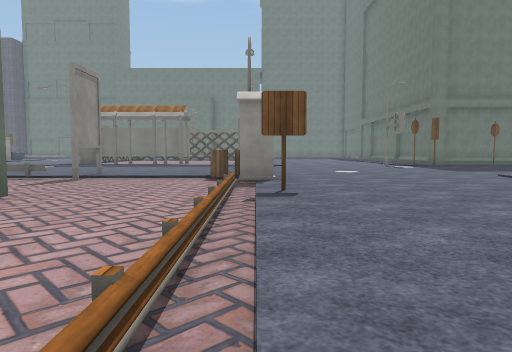
View 1 (above)

24 first-person views from a walk through a 3-D level made in the Unity game engine. The camera is 1.3 m above the floor, tilts 4° down and sees 70° across. The floor is counted in squares, 2 m on a side. Each view is taken from the middle of a square. On the plan, view 1 faces up. The plan holds only what a view shows up to about 11 squares ahead; the rest is blank. The place goes on beyond the plan. The player is left out. Some surface patterns are stand-ins.

View 2
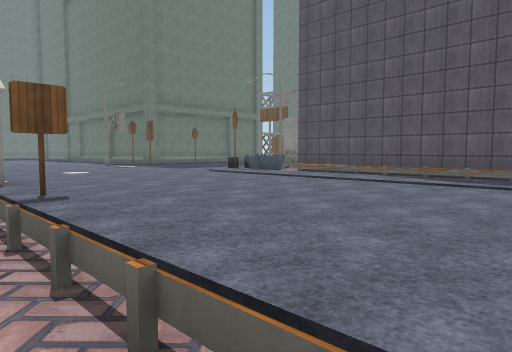

View 3
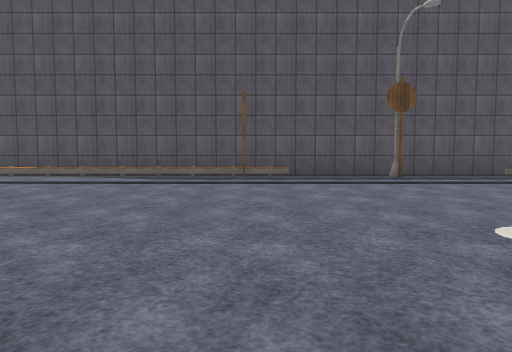

View 4
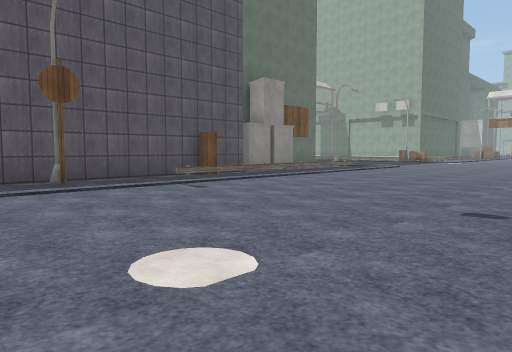

View 5
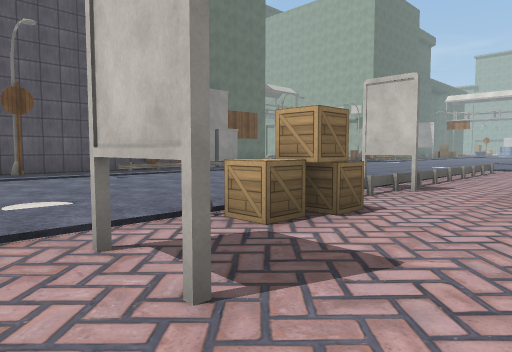

View 6
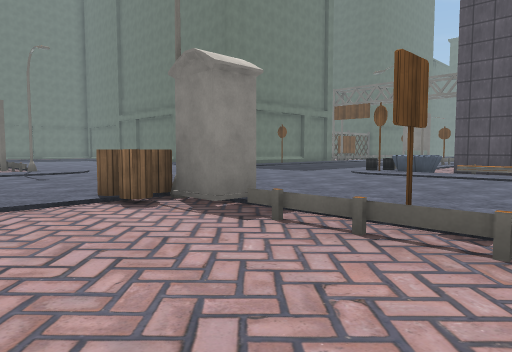

View 7
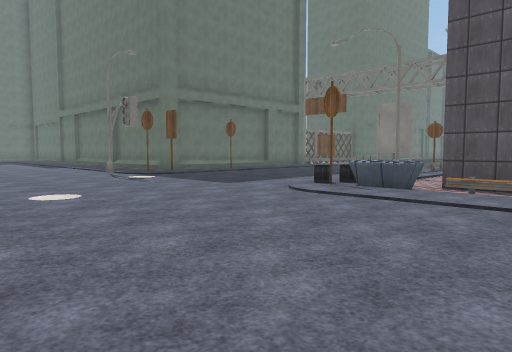

View 8
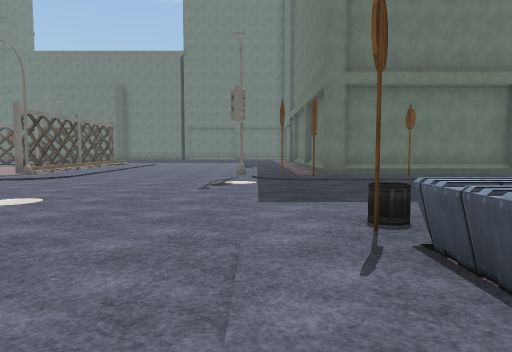

View 9
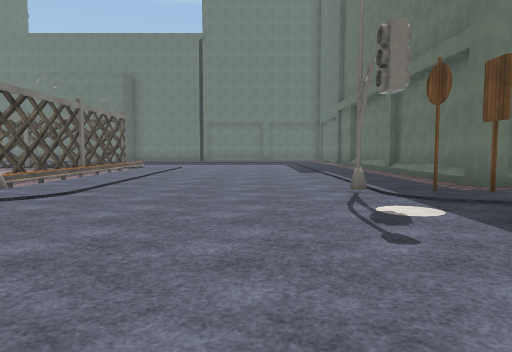

View 10
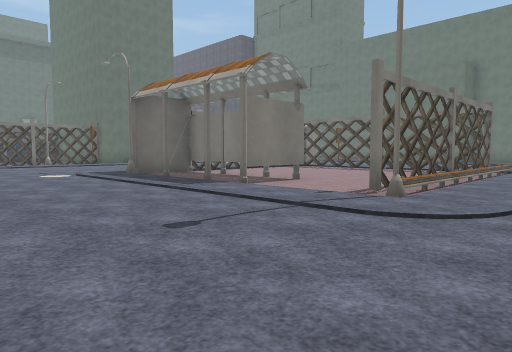

View 11
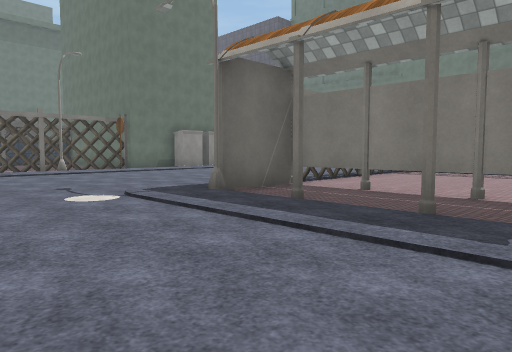

View 12
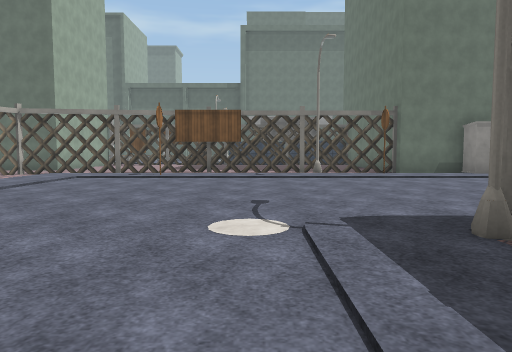

View 13
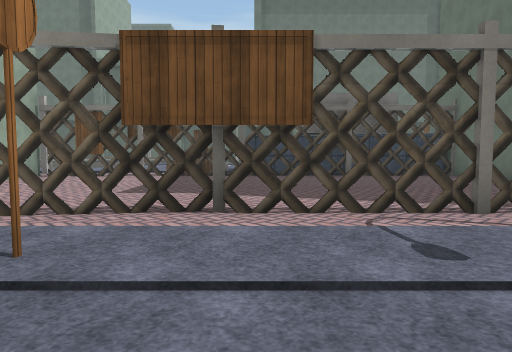

View 14
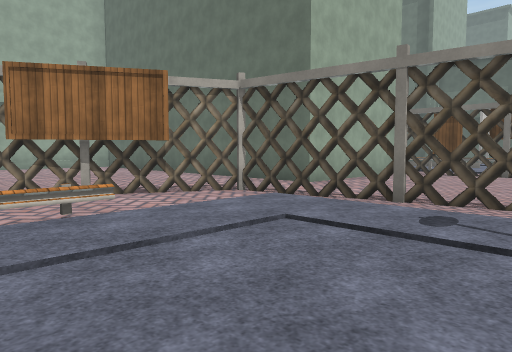

View 15
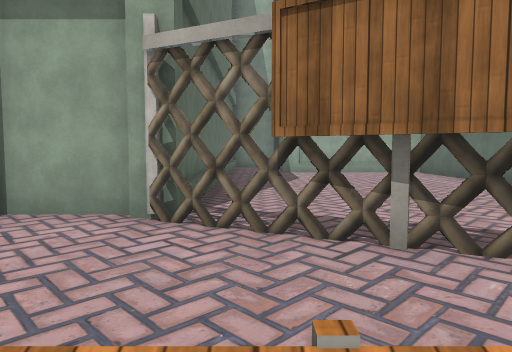

View 16
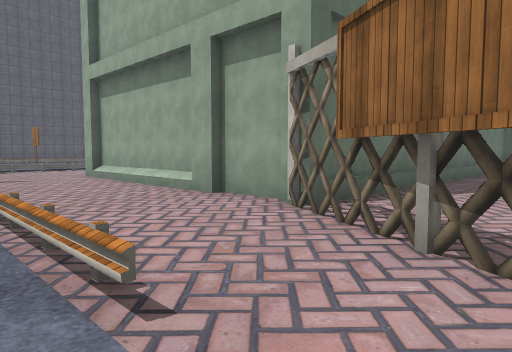

View 17
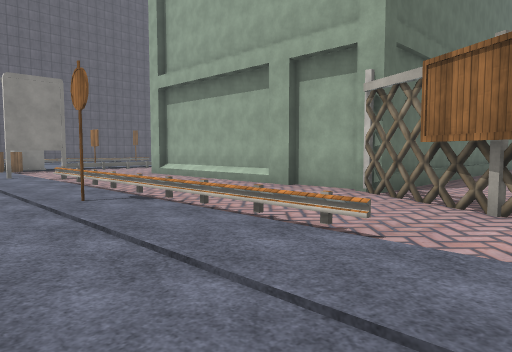

View 18
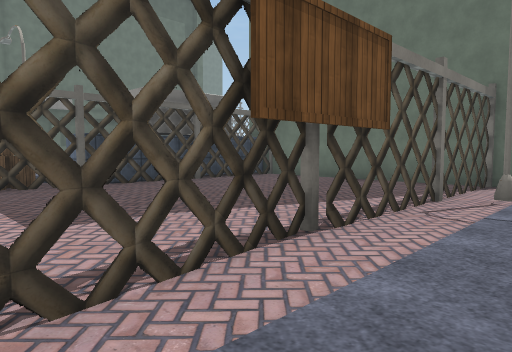

View 19
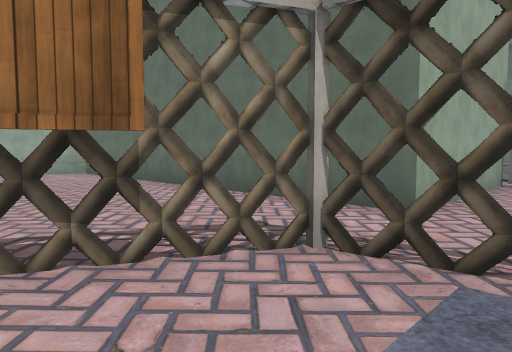

View 20
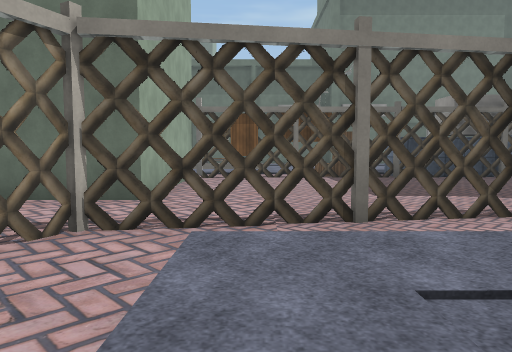

View 21
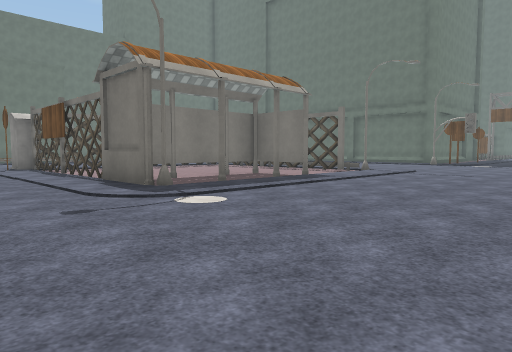

View 22
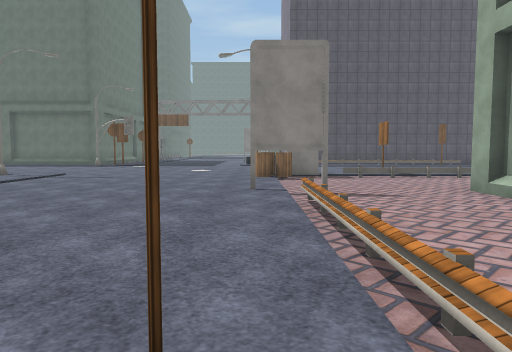

View 23
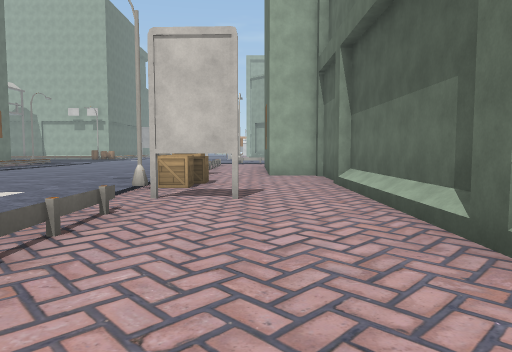

View 24
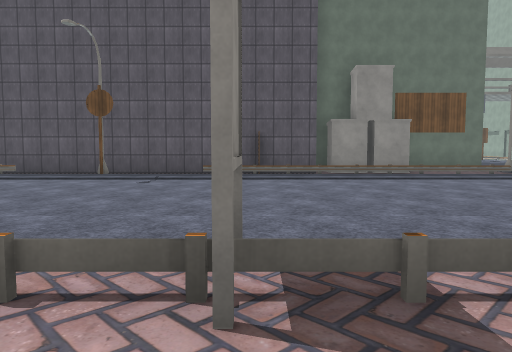

### Floor plan
Key: @ floor where view 1 was taken; # wall or solid block; x gap in a wall; . main floor; : floor 0.25 m higher than the main floor; / step, stairs or slope; = window, fence, low wall or low ledge; B barrel; I bin; S sign; C crate; U dumpster; L building; T thing the floor can be seen under or through; O other object.
Columns run from 23 left of view 1 to 11 right of it. Each row starts with its distance up from view 1.
 21               :#... ..#/:....:/#
 20        #O:    :#......./:....://
 19        #.:..  ::......#/:....://
 18  L######.:....:TTTTTT.#/:....://
 17  O ....TS:....:#....T.#/:....:/L###
 16  O ....T#:....:#.#..#.#/:....#/....
 15  O ....T.:.....::::::::::.....S::S:
 14  O ....T.:.......................
 13  O ....T.:......................
 12  B ....T.S.......................
 11  O ....T.:.......................
 10 :.#....T.:.......................
  9 /.#....T/:::::S::::#::BB:....ISI #=
  8 /.#....=...........#..BO:....:UU...
  7 /.L####.TT............./:....:/##
  6       #...TT.........../:....:/.#
  5       #.....T#######...S:....:/.#
  4       #.....L       .../:....:/.#
  3       #.....L        ..=:....:/.#
  2       #.....L       ....:....:/.#
  1       #.....L      #...=:....:/.#
  0       #.....L      #...@:....:S.#
 -1       #.....L      #.../:....:/.#
 -2       #.. ..#      #..##:....:/.#
 -3       LLL          #...x:....:S.#
 -4                    #..CC:....:/.#
 -5                    #.../:....:/.#
 -6                    #.../:....:/.#
 -7                    ##..#:....:/S#
 -8                      ../:....:/.#
 -9                      ../:....:/.#
-10                       ./:....:/.
-11                       .=:....:/.
-12                       ..:....:/.

Where each view was taken, in squares from view 1:
view 1: 0 up, 0 right, facing up
view 2: 0 up, 1 left, facing up-right
view 3: 0 up, 1 left, facing right
view 4: 1 down, 0 right, facing down-right
view 5: 1 down, 3 left, facing down-right
view 6: 4 up, 3 left, facing up-right
view 7: 5 up, 1 right, facing up-right
view 8: 6 up, 6 right, facing up
view 9: 10 up, 4 right, facing up
view 10: 11 up, 2 right, facing up-left
view 11: 12 up, 3 left, facing up-left
view 12: 14 up, 5 left, facing left
view 13: 13 up, 12 left, facing left
view 14: 12 up, 11 left, facing down-left
view 15: 9 up, 12 left, facing down
view 16: 9 up, 14 left, facing down-right
view 17: 11 up, 14 left, facing down-right
view 18: 10 up, 14 left, facing up-left
view 19: 9 up, 13 left, facing down-left
view 20: 9 up, 12 left, facing left
view 21: 10 up, 11 left, facing up-right
view 22: 9 up, 10 left, facing right
view 23: 3 up, 2 left, facing down
view 24: 7 down, 2 left, facing right
